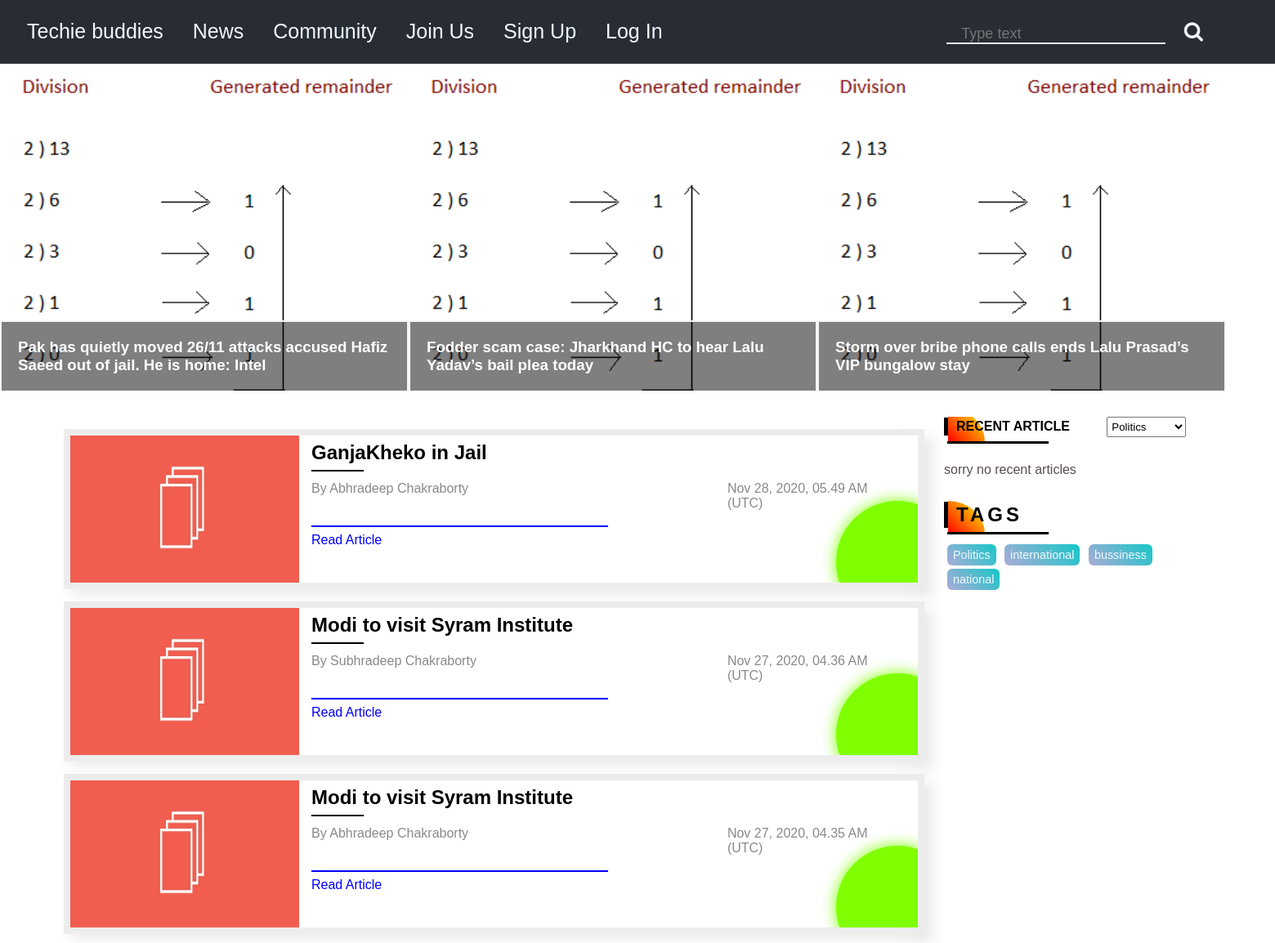
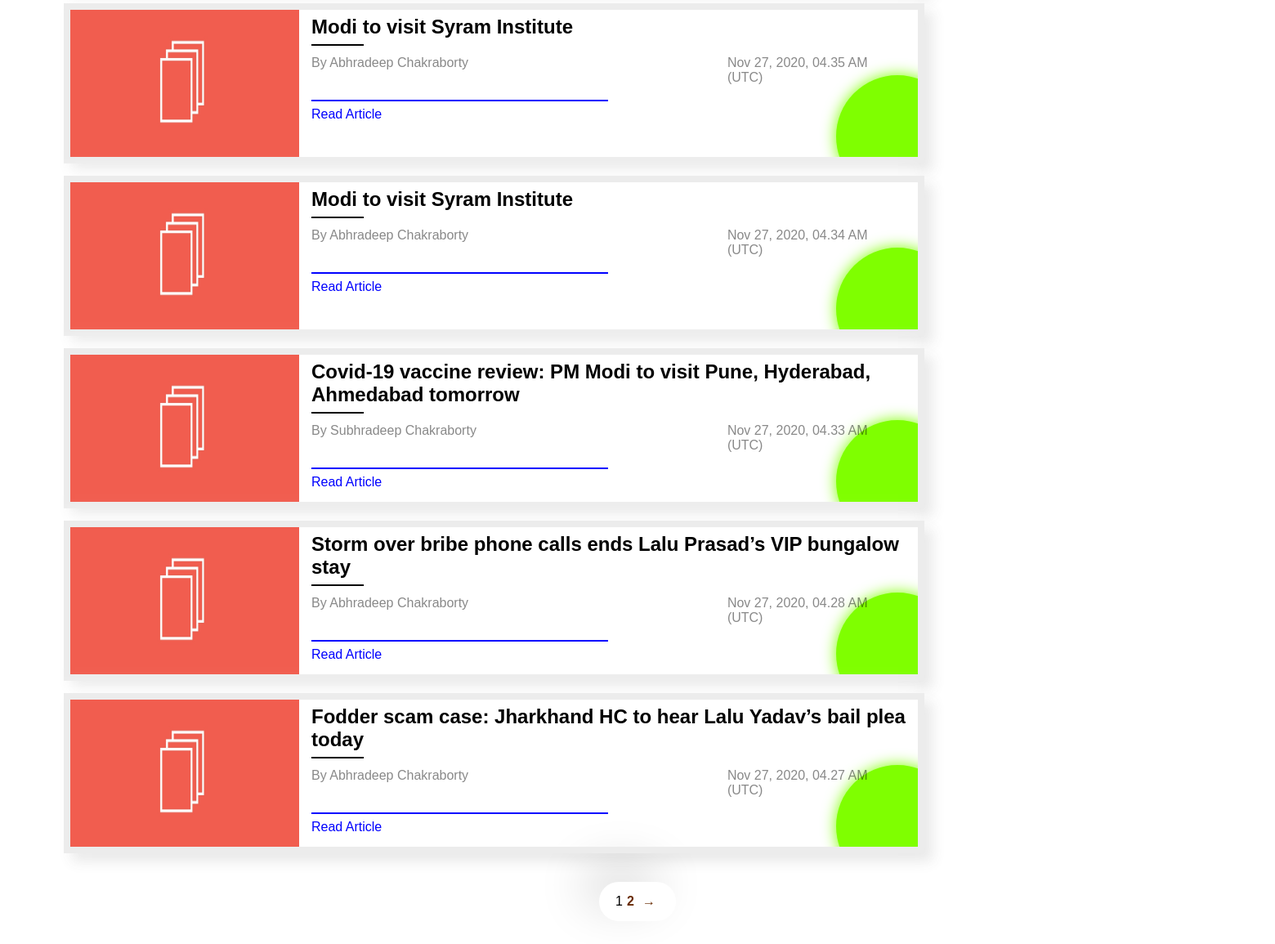
Before: /news/ with the older database file (2 pictures, top to bottom).
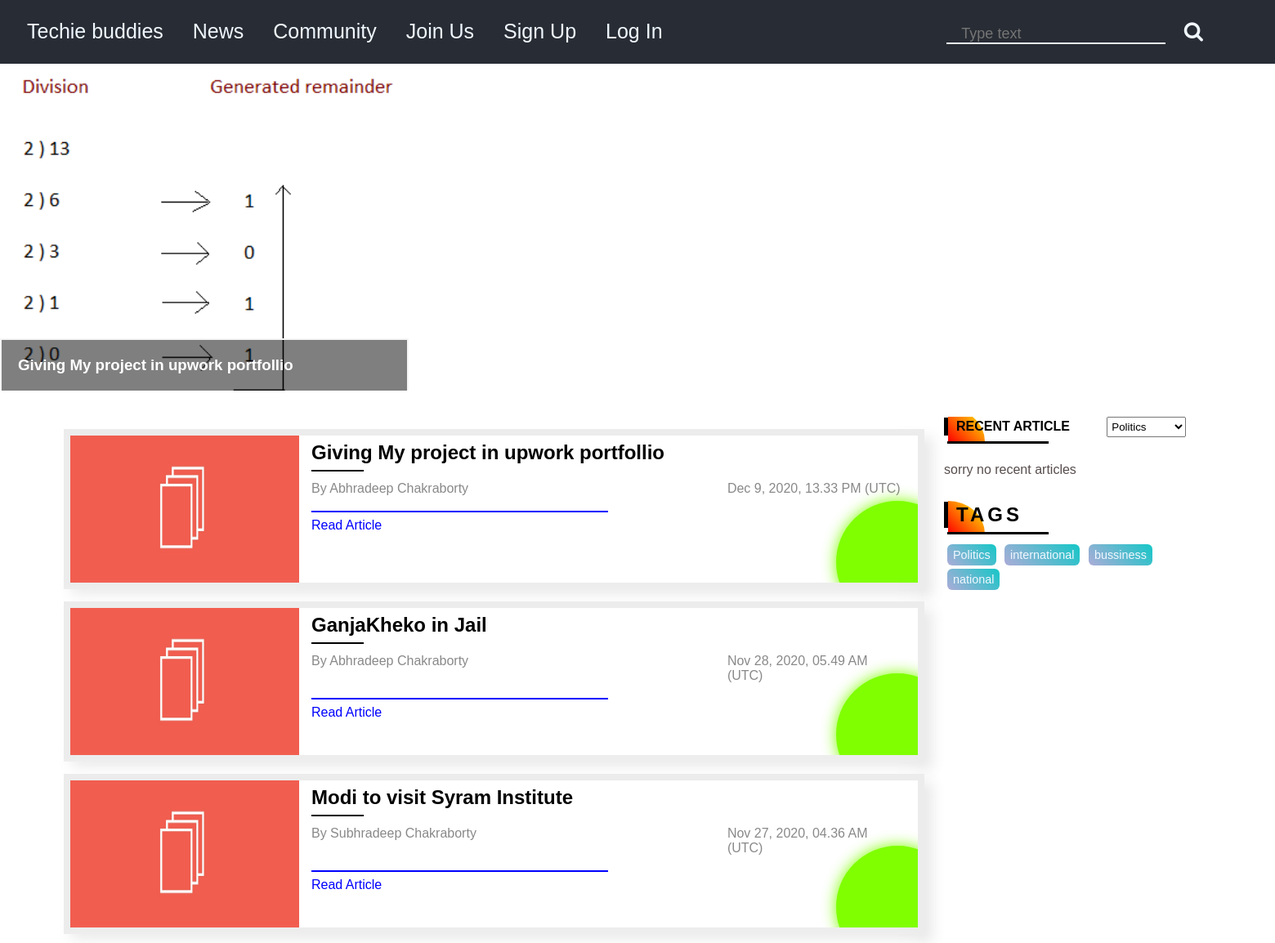
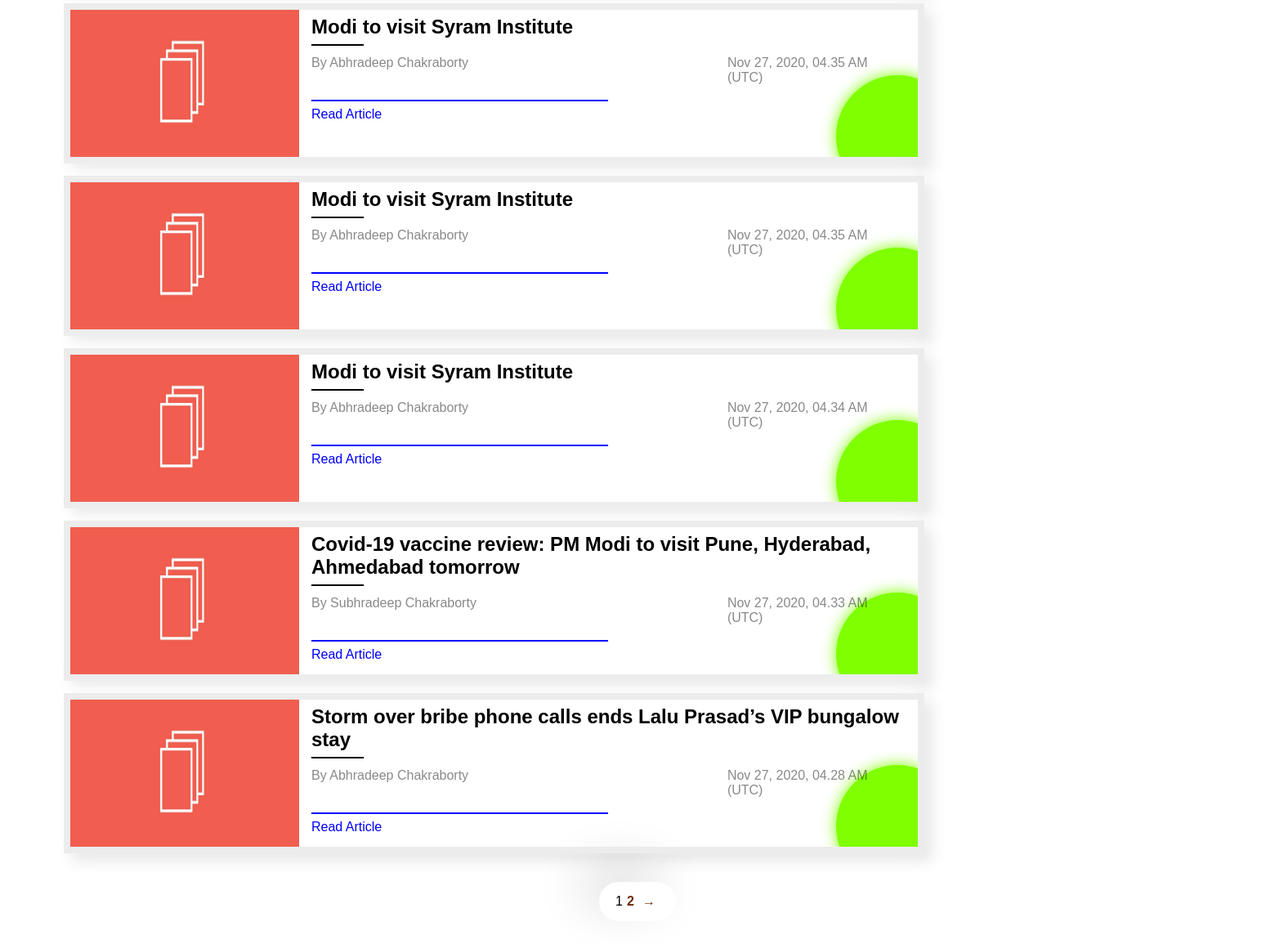
After: the same page with the newer database file (2 pictures, top to bottom).
### Blog/models.py (models this page shows, shortened)
class Blog(models.Model):
    heading = models.CharField(max_length=100)
    publish_date = models.DateTimeField()
    content = fields.RichTextField()
    author = models.ForeignKey(Author,on_delete = models.CASCADE)
    tags = models.ManyToManyField(Tag,related_name='blogs')
    read = models.IntegerField(default=0)
    front_img = models.ImageField(blank=True,upload_to='Blog/images',null = True)
    def was_published_recently(self):
        return self.publish_date >= timezone.now() - datetime.timedelta(days= 2)
    class Meta:
        ordering=['-id']

class Author(models.Model):
    name = models.CharField(max_length = 45)
    country = models.CharField(max_length = 45,choices=COUNTRY_CHOICES)
    works_at = models.CharField(max_length=48)
    description = fields.RichTextField(blank=True,null=True)
    image = models.ImageField(blank = True,upload_to='Blog/images',null = True)
    email = models.EmailField(blank=True,null=True)
    facebook_url = models.URLField(blank=True,null=True)
    instagram_url = models.URLField(blank=True,null=True)
    twitter_url = models.URLField(blank=True,null=True)

class Tag(models.Model):
    name = models.CharField(max_length=15)

### Blog/views.py (the view)
# urls.py: path('',views.index,name="news"),
def index(request,index='1'):
    week_ago = datetime.datetime.now() - datetime.timedelta(days=7)
    tag = Tag.objects.get(name='Politics')
    blogtag = tag.blogs.all()
    tags = Tag.objects.all()
    pagination = ''
    current_page = int(index)
    limit = 8 * current_page
    offset = limit - 8
    blog_list = Blog.objects.all()[offset:limit]  # limiting contacts based on current_page
    total_blogs = Blog.objects.all().count()
    total_pages = total_blogs // 8
    if total_blogs % 8 != 0:
        if total_blogs > 8:
            total_pages += 1 # adding one more page if the last page will contains less contacts
        pagination = make_pagination_html(current_page, total_pages)
    popular_posts = []
    while not popular_posts:
        popular_posts = Blog.objects.filter(publish_date__gte=week_ago).order_by('-read')
        week_ago = week_ago - datetime.timedelta(days = 4)
    return render(request,'Techblog/news.html',{'blogs':blog_list,'popular_posts':popular_posts,'tags':tags,'blogtag':blogtag,'pagination': pagination})

### template/Techblog/news.html (shortened to what this page needs)
{% extends 'Techblog/base.html'%}
{%load static%}
{%block link%}
<link rel='stylesheet' id='css' href='{% static "Techblog/news.css"%}' />
<link rel='stylesheet'  href='{% static "Techblog/basenews.css"%}' />
{% endblock %}
{%block body%}
<div class='popular-posts-banner'>
    {% for post in popular_posts|slice:4 %}
    <div class='pop-posts'>
        <img src='{%static "Techblog/binary_conversion1.png" %}' width='100%' />
        <div class='desc'>
            <h3><b>{{post.heading}}</b></h3>
        </div>
    </div>
    {% endfor %}
</div>
{% include 'Techblog/basenews.html' %}
{% endblock %}

### template/Techblog/base.html (shortened to what this page needs)
<!DOCTYPE html>
<html lang="en">
<head>
    {% load static %}
    <link rel='stylesheet' href='{% static "Techblog/base.css" %}'/>
    <link rel="stylesheet" href="https://stackpath.bootstrapcdn.com/font-awesome/4.7.0/css/font-awesome.min.css"
 />
    {%block link%}{% endblock %}
</head>
<body>
    <header>
        <nav class="nav">
            <a href="{% url 'homepage' %}">Techie buddies</a>
            <a href="{% url 'Blog:news' %}"> News</a>
            <a href=''>Community</a>
            <a href=''> Join Us</a>
            {% if not request.user.is_authenticated %}
                <a href='{% url "User:register" %}'>Sign Up</a>
                <a href='{% url "User:login" %}'>Log In</a>
                {% else %}
                <a href='{% url "User:logout" %}'>Log Out</a>
                {% endif%}
        </nav>
        <div class='search-btn'>
            <form action='{% url "search" %}' method='GET'>
            <input id='search' type='text' placeholder="Type text" name='query' required />
            <button type='submit' id='search-click' ><i class="fa fa-search" aria-hidden="true"></i></button>
            </form>
        </div>
    </header>
    {%block body%}{% endblock %}
</body>
</html>

### template/Techblog/basenews.html (shortened to what this page needs)
{% load static %}
<section class='main-section'>
    <main>
        <div class='blog-container'>
            {% if blogs%}
            {% for blog in blogs %}
            <div class='post'>
                {% if blog.front_img %}
                <img class='main-post-img' src='{{blog.front_img.url}}' />
                {% else %}
                    <img class='main-post-img' src='{%static "Techblog/featuredimage.jpg" %}' />
                {% endif %}
                <div class='small-intro'>
                    <h2>{{blog.heading}}</h2>
                    <div class='heading-underline'></div>
                    <div class='post-information'>
                        <p class='author'><span>By</span> {{blog.author.name}}</p>
                        <p class='time-of-post'>{{blog.publish_date|date:'M j, Y,'}} {{blog.publish_date|date:'H.i A'}}
                            ({{blog.publish_date|date:'T'}})</p>
                    </div>
                    <div class='line'></div>
                    <a class='read-article' href='{% url "Blog:post" blog.id %}'>Read Article</a>
                </div>
            </div>
            {% endfor %}
            {% else %}
            <h1 style='color:rgb(88, 77, 77);padding:15px 0;'>sorry no articles </h1>
            {% endif %}
        </div>
        <div class='sidebar-wrapper'>
            <div class='related-items'>
                <div class='head post-tag'>
                    <h1>RECENT ARTICLE</h1>
                    <select id='tag-search' name='tagsname'>
                        {% for tag in tags %}
                        <option value={{tag.name}}>{{tag.name}}</option>
                        {% endfor %}
                    </select>
                    <div class='heading-bar'></div>
                </div>
                <div class='related-content'>
                </div>
            </div>
            <div class='tags-wrapper'>
                <div class='head'>
                    <h1>TAGS</h1>
                    <div class='heading-bar'></div>
                </div>
                {% for tag in tags %}
                    <a class='tags' href='{% url "Blog:tagpost" tag.name %}'>{{tag.name}}</a>
                {% endfor %}
            </div>
        </div>
    </main>
    <div class='page-number'>
        <div class='kalo' style='display:inline-block;'>
            {{pagination|safe}}
        </div>
    </div>
</section>

### static/Techblog/base.css (style rules this page uses)
* { margin: 0; padding: 0; box-sizing: border-box; }
body { min-height: 100vh; font-family: 'Gill Sans', 'Gill Sans MT', Calibri, 'Trebuchet MS', sans-serif; }
header { display:flex; background-color: #282c34; color:aliceblue; padding:24px 15px; }
.nav { color: aliceblue; display: flex; flex-grow: 6; }
.search-btn { display: flex; flex-grow: 1; }
#search { padding:0 18px; font-size: 18px; background-color: #282c34; border: none; color: aliceblue; caret-color: aliceblue; border-bottom: 2px solid aliceblue; outline: none; }
#search-click { padding:0 18px; font-size: 25px; color:aliceblue; text-decoration: none; background:#282c34; border: none; outline: none; cursor: pointer; }
.nav a { text-align:center; text-decoration: none; color: aliceblue; display:inline-block; padding:0 18px; font-size: 25px; }

### static/Techblog/news.css (style rules this page uses)
.popular-posts-banner { width: 2000px; height: 400px; overflow:hidden; transition-property: margin; transition-duration: 1s; }
body { overflow-x:hidden; }
.pop-posts { float: left; width: 500px; height:100%; position:relative; }
.desc { position:absolute; bottom:0; left:0; right:0; background: rgb(0,0,0); background: rgba(0,0,0,0.5); color:white;padding:20px; border: 2px solid whitesmoke; border-bottom: none; }
.pop-posts img { position: absolute; top:0; bottom:0; right:0; left:0; }

### static/Techblog/basenews.css (style rules this page uses)
.main-section { width:90%; margin:auto; margin-top: 32px; }
.blog-container { width:75%; float: left; }
.post { overflow:auto; margin-top: 15px; margin-bottom: 15px; box-shadow: -10px -10px 15px rgba(255,255,255,0.5), 10px 10px 15px rgba(70,70,70,0.12); border: 8px solid #ececec; position:relative; overflow:hidden; }
.post::before { position: absolute; content:''; width: 150px; background-color: chartreuse; height: 150px; border-radius: 50%; bottom:-50px; right:-50px; z-index: -2; box-shadow: 0 0 18px chartreuse; }
.main-post-img { width:27%; height: 180px; float:left; }
.small-intro { float:left; width:73%; padding: 7px 15px 10px; }
.post::after { clear: both; content:''; display: table; }
.small-intro h2 { margin-bottom:7px; }
.heading-underline { width:64px; margin-bottom: 12px; height: 2px; background-color: black; }
.post-information { width:100%; color:#0007; margin-bottom:18px; }
.author { float:left; width:70%; }
.time-of-post { float:right; width:30%; }
.post-information::after { content:''; clear:both; display:table; }
.read-article { padding: 5px 5px 5px 0; display:inline-block; text-decoration: none; color:blue; }
.line { width:50%; content:''; height:2px; background-color: blue; margin-bottom: 2px; margin-top: 15px; }
.sidebar-wrapper { float:left; width:22%; margin-left:24px; display: flex; flex-direction: column; overflow: auto; }
main::after { clear:both; content:''; display:table; }
.head h1 { padding: 2px 10px 2px; letter-spacing: 4px; border-left:5px solid black; position:relative; }
.heading-bar { margin-top: 5px; margin-bottom: 8px; margin-left:4px; content:''; width:40%; height:3px; background-color: black; }
.post-tag h1 { display:inline-block; margin-right:10%; letter-spacing: normal; font-size: 1rem; }
#tag-search { padding: 3px 1px; display:inline-block; }
.head h1::after { width:45px; height:40px; content:''; background: linear-gradient(45deg,red,yellow); position:absolute; z-index:-2; bottom:-7px; left:0; border-radius:0% 100% 100% 0% / 0% 100% 0% 100% ; }
.related-content { display:flex; flex-direction: column; }
.page-number { text-align: center; margin:20px 0 30px; }
.tags-wrapper { margin-top: 15px; }
.tags { display: inline-block; padding: 5px 7px; color:aliceblue; text-decoration: none; font-size: 0.9rem; border-radius: 6px; margin:4px 2px 0 4px; background: linear-gradient(45deg,rgba(5, 5, 136, 0.333),rgb(21, 199, 199)); }
.page-number a { display: inline-block; text-decoration: none; color: rgb(105, 43, 2); padding: 5px; margin: 0; border-radius: 4px; background: #fff; font-weight: bold; }
.page-number li { list-style-type: none; display:inline-block; }
.kalo { padding:10px 20px; border-radius: 50px; background: #ffffff; box-shadow: -20px -20px 60px #d9d9d9, 20px 20px 60px #ffffff; }

Changed rows visible on the page:
no longer on this page (row edited): Blog: heading "Pak has quietly moved 26/11 attacks accused Hafiz Saeed out of jail. He is home: Intel"
no longer on this page (row edited): Blog: heading "Fodder scam case: Jharkhand HC to hear Lalu Yadav’s bail plea today", front_img (picture), author.name "Abhradeep Chakraborty", publish_date "Nov 27, 2020,", publish_date "04.27 AM", publish_date "UTC"
no longer on one of the page's lists (row unchanged): Blog: heading "Storm over bribe phone calls ends Lalu Prasad’s VIP bungalow stay"
added Blog: heading "Giving My project in upwork portfollio", author.name "Abhradeep Chakraborty", publish_date "Dec 9, 2020,", publish_date "13.33 PM", publish_date "UTC"
changed Blog "04.36 AM": front_img: picture removed
changed Blog (number 4 of 8 on the later page): front_img: picture removed
changed Blog "04.34 AM": front_img: picture removed
changed Blog "Covid-19 vaccine review: PM Modi to visit Pune, Hyderabad, Ahmedabad tomorrow": front_img: picture removed
